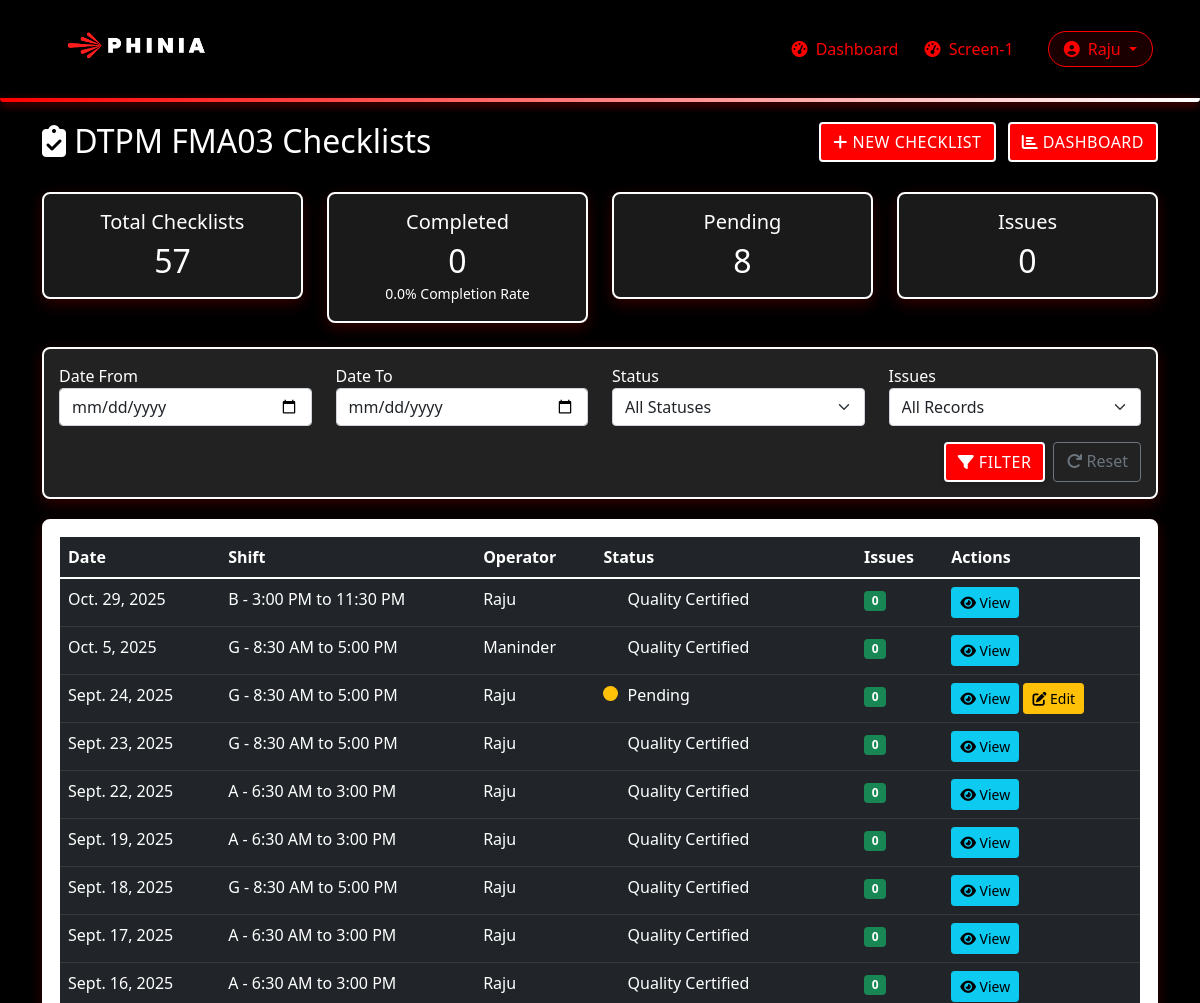
Page /dtpm-new/ (signed in, upper part) on the earlier database version.
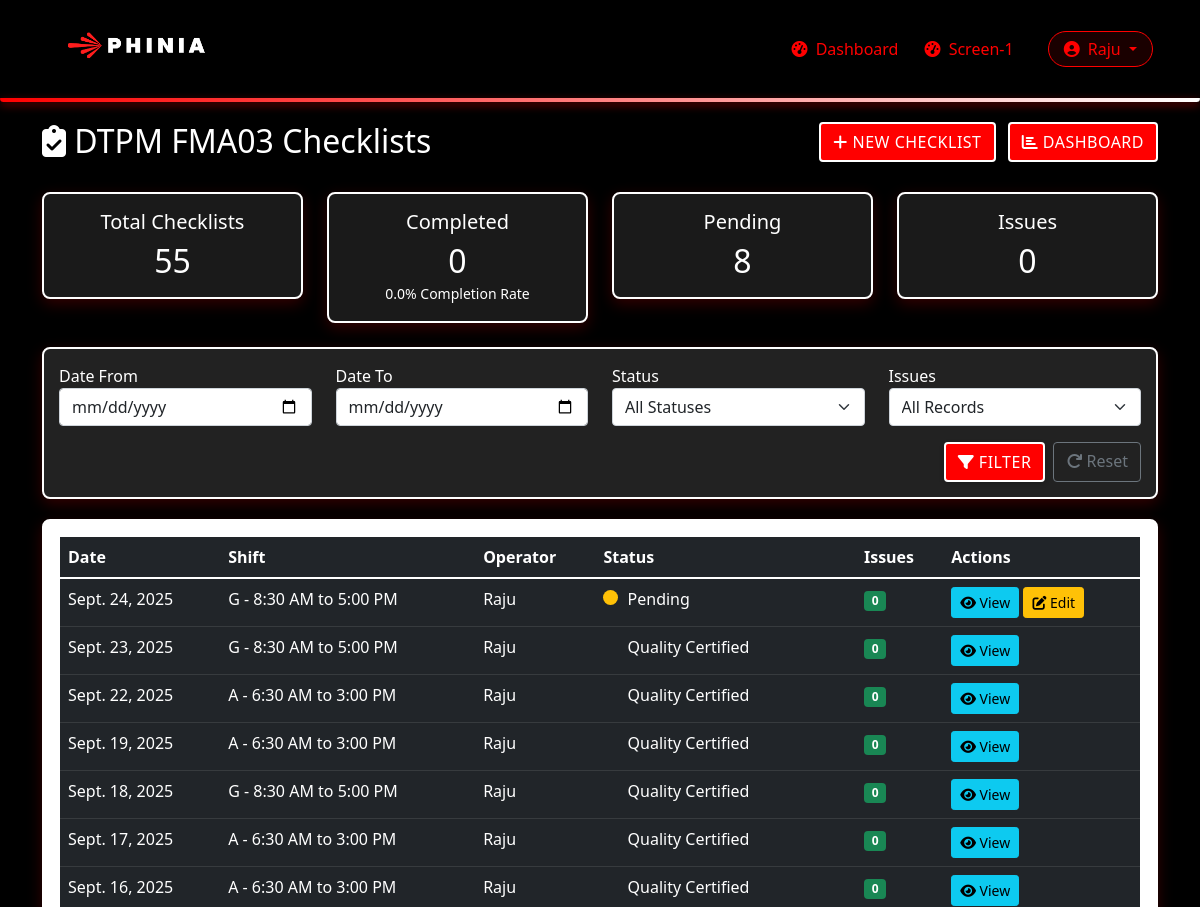
Same page on the later database version.
### main/models.py (models this page shows, shortened)
class DTPMChecklistFMA03New(models.Model):
    STATUS_CHOICES = (
        ('pending', 'Pending'),
        ('supervisor_approved', 'Supervisor Approved'),
        ('quality_certified', 'Quality Certified'),
        ('rejected', 'Rejected'),
        ('quality_rejected', 'Quality Rejected'),
    )
    date = models.DateField()
    shift = models.ForeignKey('Shift', on_delete=models.CASCADE, related_name='dtpm_checklists_new')
    verification_status = models.ForeignKey(
        'DailyVerificationStatus',
        on_delete=models.CASCADE,
        related_name='dtpm_checklists',
        blank=True,
        null=True
    )
    operator = models.ForeignKey('User', on_delete=models.CASCADE, related_name='operated_dtpm_checklists_new')
    supervisor = models.ForeignKey(
        'User',
        on_delete=models.CASCADE,
        related_name='supervised_dtpm_checklists_new',
        null=True,
        blank=True
    )
    status = models.CharField(max_length=20, choices=STATUS_CHOICES, default='pending')
    notes = models.TextField(blank=True, null=True)
    current_model = models.CharField(
        max_length=10,
        choices=[
            ('P703', 'P703'),
            ('U704', 'U704'),
            ('FD', 'FD'),
            ('SA', 'SA'),
            ('Gnome', 'Gnome'),
        ],
        verbose_name="Current Running Model",
        blank=True,
        null=True
    )
    checklist_shift = models.CharField(
        max_length=10,
        choices=[
            ('S1', 'S1 - 6:30 AM to 6:30 PM'),
            ('A', 'A - 6:30 AM to 3:00 PM'),
            ('G', 'G - 8:30 AM to 5:00 PM'),
            ('B', 'B - 3:00 PM to 11:30 PM'),
            ('C', 'C - 11:30 PM to 6:30 AM'),
            ('S2', 'S2 - 6:30 PM to 6:30 AM'),
        ],
        verbose_name="Shift from Checklist",
        blank=True,
        null=True
    )
    created_at = models.DateTimeField(auto_now_add=True)
    updated_at = models.DateTimeField(auto_now=True)
    supervisor_approved_at = models.DateTimeField(null=True, blank=True)
    supervisor_approved_by = models.ForeignKey('User', on_delete=models.SET_NULL, null=True, blank=True,
                                              related_name='dtpm_supervisor_approvals')
    quality_certified_at = models.DateTimeField(null=True, blank=True)
    quality_certified_by = models.ForeignKey('User', on_delete=models.SET_NULL, null=True, blank=True,
                                            related_name='dtpm_quality_certifications')
    quality_comments = models.TextField(blank=True, null=True)
    rejected_at = models.DateTimeField(null=True, blank=True)
    rejected_by = models.ForeignKey('User', on_delete=models.SET_NULL, null=True, blank=True,
                                   related_name='dtpm_rejections')
    quality_rejected_at = models.DateTimeField(null=True, blank=True)
    quality_rejected_by = models.ForeignKey('User', on_delete=models.SET_NULL, null=True, blank=True,
                                          related_name='dtpm_quality_rejections')
    class Meta:
        ordering = ['-date']
        verbose_name = "DTPM Checklist"
        verbose_name_plural = "DTPM Checklists"

class User(AbstractUser):
    USER_TYPES = (
        ('operator', 'Operator'),
        ('shift_supervisor', 'Shift Supervisor'),
        ('quality_supervisor', 'Quality Supervisor'),
    )
    company_id = models.CharField(max_length=100, blank=True, null=True)
    skill_matrix_level = models.CharField(max_length=200, blank=True, null=True)
    user_type = models.CharField(max_length=20, choices=USER_TYPES)

### main/views.py (the view)
# urls.py: path('dtpm-new/', views.dtpm_new_list, name='dtpm_new_list'),
@login_required
def dtpm_new_list(request):
    form = DTPMChecklistNewFilterForm(request.GET)
    checklists = DTPMChecklistFMA03New.objects.select_related('shift', 'operator', 'supervisor', 'verification_status')\
        .annotate(issue_count=Count('check_results__issues', distinct=True))
    if form.is_valid():
        data = form.cleaned_data
        if data.get('date_from'):
            checklists = checklists.filter(date__gte=data['date_from'])
        if data.get('date_to'):
            checklists = checklists.filter(date__lte=data['date_to'])
        if data.get('status'):
            checklists = checklists.filter(status=data['status'])
        if data.get('has_issues'):
            if data['has_issues'] == 'yes':
                checklists = checklists.filter(issue_count__gt=0)
            elif data['has_issues'] == 'no':
                checklists = checklists.filter(issue_count=0)
    checklists = checklists.order_by('-date')
    stats = {
        'total': checklists.count(),
        'completed': checklists.filter(status__in=['verified', 'rejected']).count(),
        'pending': checklists.filter(status='pending').count(),
        'issues_count': DTPMIssueNew.objects.filter(
            check_result__checklist__in=checklists
        ).count()
    }
    if stats['total'] > 0:
        stats['completion_percentage'] = (stats['completed'] / stats['total']) * 100
    else:
        stats['completion_percentage'] = 0
    context = {
        'checklists': checklists,
        'filter_form': form,
        'stats': stats,
        'title': 'DTPM FMA03 Checklists'
    }
    return render(request, 'main/dtpm/dtpm_new_list.html', context)

### main/forms.py
class DTPMChecklistNewFilterForm(forms.Form):
    date_from = forms.DateField(
        required=False,
        widget=forms.DateInput(attrs={'type': 'date', 'class': 'form-control'})
    )
    date_to = forms.DateField(
        required=False,
        widget=forms.DateInput(attrs={'type': 'date', 'class': 'form-control'})
    )
    status = forms.ChoiceField(
        choices=[('', 'All Statuses')] + list(DTPMChecklistFMA03New.STATUS_CHOICES),
        required=False,
        widget=forms.Select(attrs={'class': 'form-control'})
    )
    has_issues = forms.ChoiceField(
        choices=[
            ('', 'All Records'),
            ('yes', 'Has Issues'),
            ('no', 'No Issues'),
        ],
        required=False,
        widget=forms.Select(attrs={'class': 'form-control'})
    )

### main/templates/main/dtpm/dtpm_new_list.html (shortened to what the changed rows need)
{% extends 'main/base.html' %}
{% load static %}
{% block content %}
<div class="row mb-4">
    <div class="col-md-8">
        <h2><i class="fas fa-clipboard-check"></i> DTPM FMA03 Checklists</h2>
    </div>
</div>
<div class="row mb-4">
    <div class="col-md-3">
        <div class="card dashboard-card">
            <div class="card-body text-center">
                <h5 class="card-title">Total Checklists</h5>
                <h2 class="mb-0">{{ stats.total }}</h2>
            </div>
        </div>
    </div>
    <div class="col-md-3">
        <div class="card dashboard-card">
            <div class="card-body text-center">
                <h2 class="mb-0">{{ stats.completed }}</h2>
            </div>
        </div>
    </div>
    <div class="col-md-3">
        <div class="card dashboard-card">
            <div class="card-body text-center">
                <h2 class="mb-0">{{ stats.pending }}</h2>
            </div>
        </div>
    </div>
    <div class="col-md-3">
        <div class="card dashboard-card">
            <div class="card-body text-center">
                <h2 class="mb-0">{{ stats.issues_count }}</h2>
            </div>
        </div>
    </div>
</div>
<div class="card">
    <div class="card-body">
        <div class="table-responsive">
            <table class="table table-dark table-hover">
                <thead>
                    <tr>
                        <th>Date</th>
                        <th>Shift</th>
                        <th>Operator</th>
                        <th>Status</th>
                        <th>Issues</th>
                        <th>Actions</th>
                    </tr>
                </thead>
                <tbody>
                    {% for checklist in checklists %}
                    <tr>
                        <td>{{ checklist.date }}</td>
                        <td>{{ checklist.get_checklist_shift_display  }}</td>
                        <td>{{ checklist.operator.username }}</td>
                        <td>
                            <span class="status-indicator status-{{ checklist.status }}"></span>
                            {{ checklist.get_status_display }}
                        </td>
                        <td>
                            {% if checklist.issue_count > 0 %}
                            <span class="badge bg-danger">{{ checklist.issue_count }}</span>
                            {% else %}
                            <span class="badge bg-success">0</span>
                            {% endif %}
                        </td>
                        <td>
                            <a href="{% url 'dtpm_new_detail' pk=checklist.id %}" class="btn btn-sm btn-info">
                                <i class="fas fa-eye"></i> View
                            </a>
                            {% if checklist.status == 'pending' and request.user == checklist.operator %}
                            <a href="{% url 'dtpm_new_edit_checks' pk=checklist.id %}" class="btn btn-sm btn-warning">
                                <i class="fas fa-edit"></i> Edit
                            </a>
                            {% endif %}
                        </td>
                    </tr>
                    {% empty %}
                    <tr>
                        <td colspan="6" class="text-center">No checklists found.</td>
                    </tr>
                    {% endfor %}
                </tbody>
            </table>
        </div>
    </div>
</div>
{% endblock %}

Differences in the rows shown:
removed DTPMChecklistFMA03New: date "Oct. 29, 2025", checklist_shift "B - 3:00 PM to 11:30 PM", operator.username "Raju", status "Quality Certified"
removed DTPMChecklistFMA03New: date "Oct. 5, 2025", checklist_shift "G - 8:30 AM to 5:00 PM", operator.username "Maninder", status "Quality Certified"
Other differences:
{{ stats.total }}: "57" → "55"
